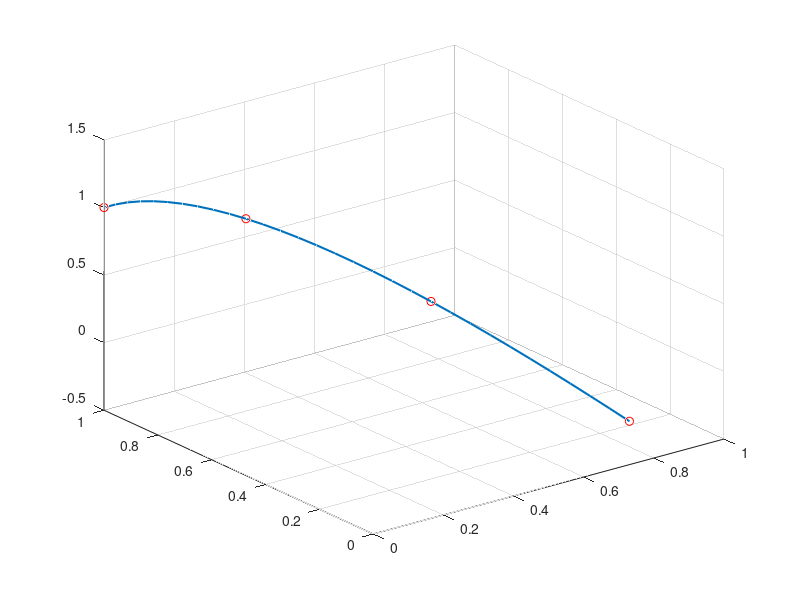

Reproduce this figure in MATLAB.
clear,clc
x = [0 .31667 .60074 .82298];
y = [1 .88546 .56806 .12054];
z = [1 .79944 .27822 -.3546];
l = length(x);
sp = spline(1:l,[x;y;z],1:.1:l);
plot3(x,y,z,'ro',sp(1,:),sp(2,:),sp(3,:),'linewidth',1.5)
grid on